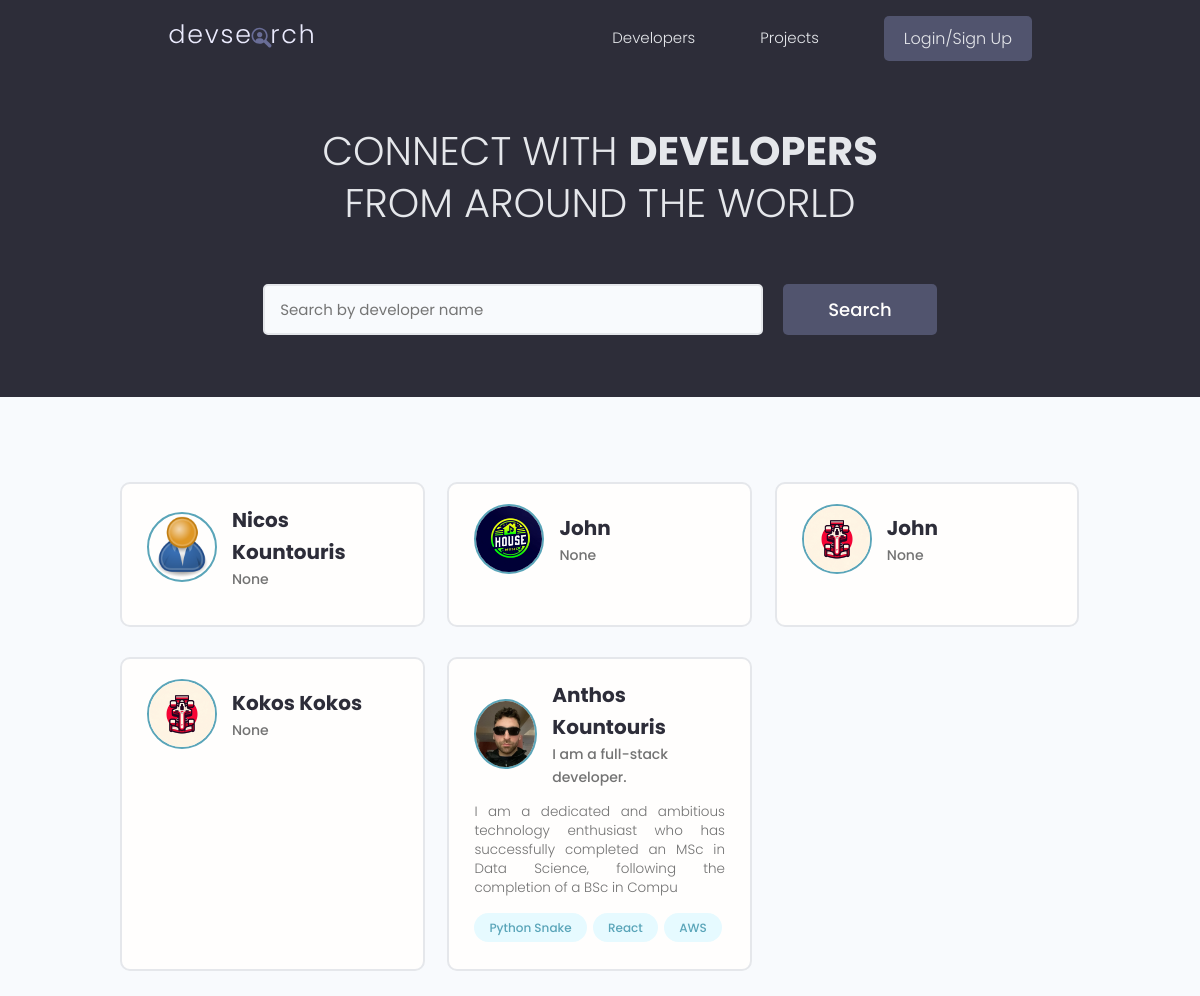
Before: / with the older database file.
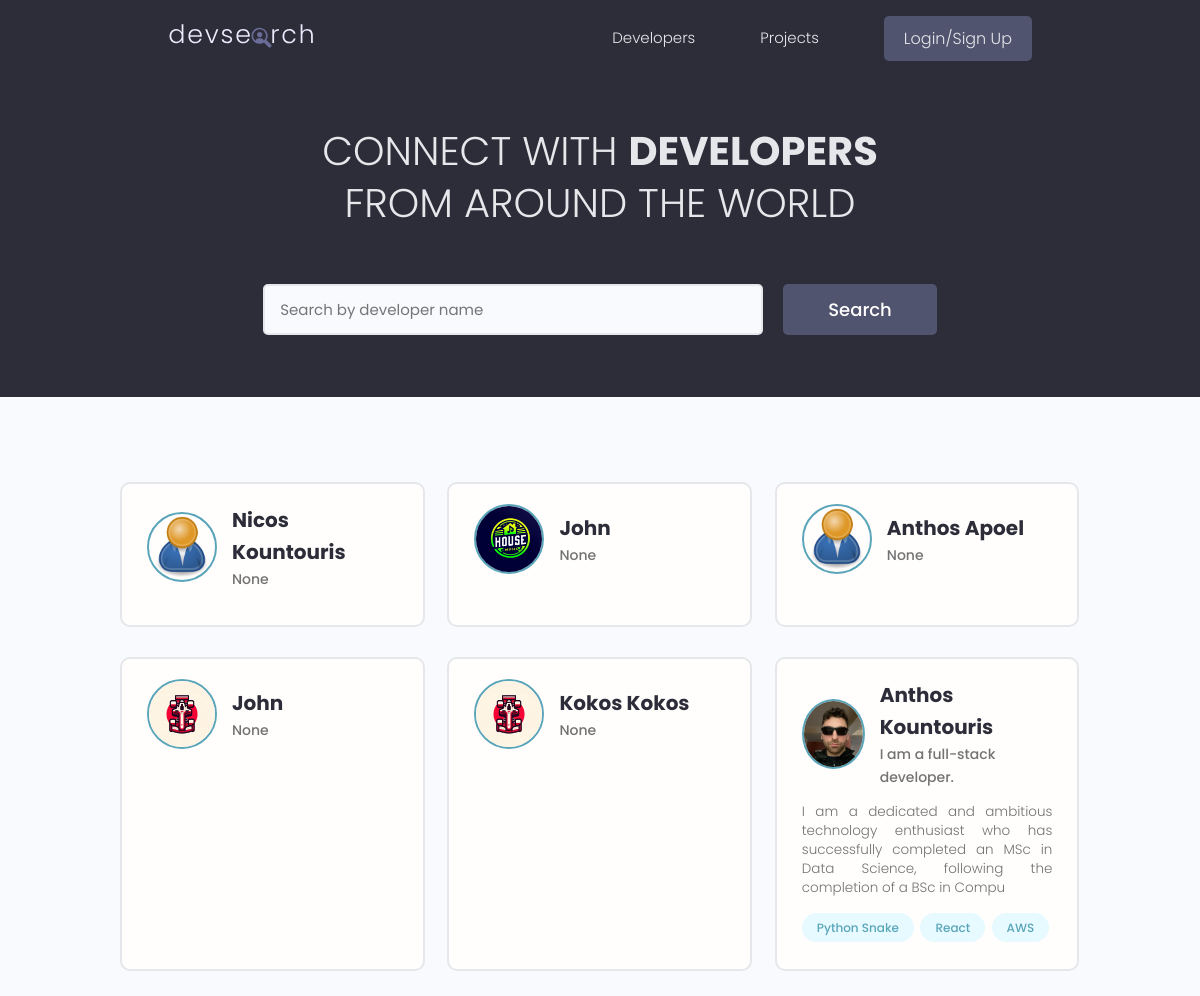
After: the same page with the newer database file.
### users/models.py (models this page shows, shortened)
class Profile(models.Model):
    user = models.OneToOneField(User, on_delete=models.CASCADE, null=True, blank=True)
    name = models.CharField(max_length=200, blank=True, null = True)
    email = models.EmailField(max_length=500, blank=True, null = True)
    username = models.CharField(max_length=200, blank=True, null = True)
    location = models.CharField(max_length=200, blank=True, null = True)
    short_intro = models.CharField(max_length=200, blank=True, null=True)
    bio = models.TextField(blank=True, null=True)
    profile_image = models.ImageField(
        null=True, blank=True, upload_to='profiles/', default='profiles/user-default.png')
    social_github = models.CharField(max_length=200, blank=True, null = True)
    social_twitter = models.CharField(max_length=200, blank=True, null = True)
    social_linkedin = models.CharField(max_length=200, blank=True, null = True)
    social_youtube = models.CharField(max_length=200, blank=True, null = True)
    social_website = models.CharField(max_length=200, blank=True, null = True)
    created = models.DateTimeField(auto_now_add = True)
    id = models.UUIDField(default = uuid.uuid4, unique = True,
                          primary_key = True, editable = False)

class Skill(models.Model):
    owner = models.ForeignKey(Profile, on_delete=models.CASCADE, null=True, blank=True)
    name = models.CharField(max_length=200, blank=True, null = True)
    description = models.TextField(blank=True, null=True)
    created = models.DateTimeField(auto_now_add = True)
    id = models.UUIDField(default = uuid.uuid4, unique = True,
                          primary_key = True, editable = False)
    def __str__(self):
        return str(self.name)

### users/views.py (the view)
# urls.py: path('', views.profiles, name="profiles"),
def profiles(request):
    profiles, search_query = searchProfiles(request)
    custom_range, profiles = paginateProfiles(request, profiles, 6)
    context = {'profiles' : profiles, 'search_query': search_query, 'custom_range': custom_range}
    return render(request, 'users/profiles.html', context)

### users/utils.py (called while the page is built)
def paginateProfiles(request, profiles, results):
    page = request.GET.get('page') # getting the page number from the request
    paginator = Paginator(profiles, results)
    try:
        profiles = paginator.page(page) # reset profiles shown using the paginator
    except PageNotAnInteger:
        page = 1
        profiles = paginator.page(page)
    except EmptyPage:
        page = paginator.num_pages
        profiles = paginator.page(page)
    leftIndex = (int(page) - 4)
    if leftIndex < 1:
        leftIndex = 1
    rightIndex = (int(page) + 5)
    if rightIndex > paginator.num_pages:
        rightIndex = paginator.num_pages + 1
    customRange = range(leftIndex, rightIndex)
    return customRange, profiles

### users/templates/users/profiles.html (shortened to what this page needs)
{% extends 'main.html' %}
{% block content %}
<main class="home">
    <section class="hero-section text-center">
      <div class="container container--narrow">
        <div class="hero-section__box">
          <h2>CONNECT WITH <span>DEVELOPERS</span></h2>
          <h2>FROM AROUND THE WORLD</h2>
        </div>
        <div class="hero-section__search">
          <form id="searchForm" class="form" action="{% url 'profiles' %}" method="get">
            <div class="form__field">
              <input class="input input--text" id="formInput#search" type="text" name="search_query"
                value="{{search_query}}" placeholder="Search by developer name" />
            </div>
            <input class="btn btn--sub btn--lg" type="submit" value="Search" />
          </form>
        </div>
      </div>
    </section>
    <section class="devlist">
      <div class="container">
        <div class="grid grid--three">
            {% for profile in profiles %}
          <div class="column card">
            <div class="dev">
              <a href="{% url 'user-profile' profile.id %}" class="card__body">
                <div class="dev__profile">
                  <img class="avatar avatar--md" src="{{profile.profile_image.url}}" alt="image" />
                  <div class="dev__meta">
                    <h3>{{profile.name}}</h3>
                    <h5>{{profile.short_intro}}</h5>
                  </div>
                </div>
                <p class="dev__info">
                    {{profile.bio|slice:"150"}}
                </p>
                <div class="dev__skills">
                    {% for tag in profile.skill_set.all %}
                    <span class="tag tag--pill tag--main">
                        <small>{{tag}}</small>
                    </span>
                    {% endfor %}
                </div>
              </a>
            </div>
          </div>
        {% endfor %}
        </div>
      </div>
    </section>
  </main>
{% endblock content %}

Changed rows visible on the page:
added Profile: profile_image (placeholder picture), name "Anthos Apoel", short_intro "None"
